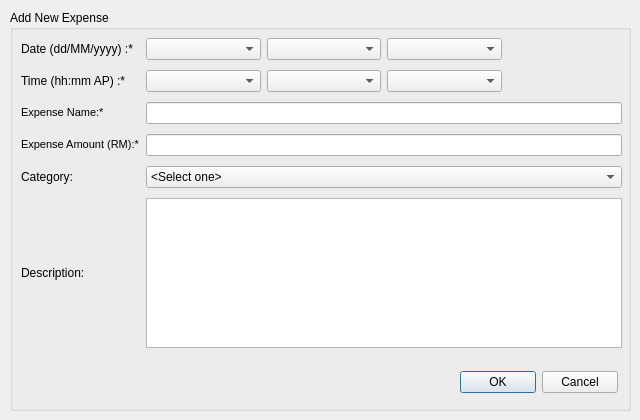
<?xml version="1.0" encoding="UTF-8"?>
<ui version="4.0">
 <class>add_expense</class>
 <widget class="QDialog" name="add_expense">
  <property name="geometry">
   <rect>
    <x>0</x>
    <y>0</y>
    <width>640</width>
    <height>420</height>
   </rect>
  </property>
  <property name="windowTitle">
   <string>Add Expense - Pers</string>
  </property>
  <widget class="QGroupBox" name="gb_addNew">
   <property name="geometry">
    <rect>
     <x>10</x>
     <y>10</y>
     <width>621</width>
     <height>401</height>
    </rect>
   </property>
   <property name="title">
    <string>Add New Expense</string>
   </property>
   <widget class="QWidget" name="layoutWidget_2">
    <property name="geometry">
     <rect>
      <x>450</x>
      <y>360</y>
      <width>158</width>
      <height>25</height>
     </rect>
    </property>
    <layout class="QHBoxLayout" name="horizontalLayout">
     <item>
      <widget class="QPushButton" name="btn_confirm">
       <property name="text">
        <string>OK</string>
       </property>
      </widget>
     </item>
     <item>
      <widget class="QPushButton" name="btn_cancel">
       <property name="text">
        <string>Cancel</string>
       </property>
      </widget>
     </item>
    </layout>
   </widget>
   <widget class="QWidget" name="">
    <property name="geometry">
     <rect>
      <x>11</x>
      <y>24</y>
      <width>601</width>
      <height>321</height>
     </rect>
    </property>
    <layout class="QGridLayout" name="gridLayout">
     <item row="0" column="3">
      <widget class="QComboBox" name="lst_year"/>
     </item>
     <item row="1" column="3">
      <widget class="QComboBox" name="lst_AP"/>
     </item>
     <item row="0" column="0">
      <widget class="QLabel" name="lbl_type">
       <property name="text">
        <string>&lt;html&gt;&lt;head/&gt;&lt;body&gt;&lt;p&gt;Date  (dd/MM/yyyy) :&lt;label style=&quot;color:red;&quot;&gt;*&lt;/label&gt;&lt;/p&gt;&lt;/body&gt;&lt;/html&gt;</string>
       </property>
      </widget>
     </item>
     <item row="2" column="0">
      <widget class="QLabel" name="lbl_name">
       <property name="font">
        <font>
         <pointsize>8</pointsize>
        </font>
       </property>
       <property name="text">
        <string>&lt;html&gt;&lt;head/&gt;&lt;body&gt;&lt;p&gt;Expense Name:&lt;label style=&quot;color:red;&quot;&gt;*&lt;/label&gt;&lt;/p&gt;&lt;/body&gt;&lt;/html&gt;</string>
       </property>
      </widget>
     </item>
     <item row="4" column="0">
      <widget class="QLabel" name="lbl_cat">
       <property name="text">
        <string>Category:</string>
       </property>
      </widget>
     </item>
     <item row="3" column="0">
      <widget class="QLabel" name="lbl_amount">
       <property name="font">
        <font>
         <pointsize>8</pointsize>
        </font>
       </property>
       <property name="text">
        <string>&lt;html&gt;&lt;head/&gt;&lt;body&gt;&lt;p&gt;Expense Amount (RM):&lt;label style=&quot;color:red;&quot;&gt;*&lt;/label&gt;&lt;/p&gt;&lt;/body&gt;&lt;/html&gt;</string>
       </property>
      </widget>
     </item>
     <item row="1" column="1">
      <widget class="QComboBox" name="lst_hour"/>
     </item>
     <item row="0" column="2">
      <widget class="QComboBox" name="lst_month"/>
     </item>
     <item row="3" column="1" colspan="4">
      <widget class="QLineEdit" name="txt_amount"/>
     </item>
     <item row="2" column="1" colspan="4">
      <widget class="QLineEdit" name="txt_name"/>
     </item>
     <item row="5" column="0">
      <widget class="QLabel" name="lbl_other">
       <property name="text">
        <string>Description:</string>
       </property>
      </widget>
     </item>
     <item row="0" column="1">
      <widget class="QComboBox" name="lst_day"/>
     </item>
     <item row="4" column="1" colspan="4">
      <widget class="QComboBox" name="lst_cat">
       <item>
        <property name="text">
         <string>&lt;Select one&gt;</string>
        </property>
       </item>
      </widget>
     </item>
     <item row="1" column="2">
      <widget class="QComboBox" name="lst_minute"/>
     </item>
     <item row="1" column="0">
      <widget class="QLabel" name="lbl_time">
       <property name="text">
        <string>&lt;html&gt;&lt;head/&gt;&lt;body&gt;&lt;p&gt;Time (hh:mm AP) :&lt;label style=&quot;color:red;&quot;&gt;*&lt;/label&gt;&lt;/p&gt;&lt;/body&gt;&lt;/html&gt;</string>
       </property>
      </widget>
     </item>
     <item row="5" column="1" colspan="4">
      <widget class="QTextEdit" name="txt_other">
       <property name="sizePolicy">
        <sizepolicy hsizetype="Expanding" vsizetype="Fixed">
         <horstretch>0</horstretch>
         <verstretch>0</verstretch>
        </sizepolicy>
       </property>
       <property name="maximumSize">
        <size>
         <width>16777215</width>
         <height>150</height>
        </size>
       </property>
      </widget>
     </item>
    </layout>
   </widget>
  </widget>
 </widget>
 <tabstops>
  <tabstop>lst_day</tabstop>
  <tabstop>lst_month</tabstop>
  <tabstop>lst_year</tabstop>
  <tabstop>lst_hour</tabstop>
  <tabstop>lst_minute</tabstop>
  <tabstop>lst_AP</tabstop>
  <tabstop>txt_name</tabstop>
  <tabstop>txt_amount</tabstop>
  <tabstop>lst_cat</tabstop>
  <tabstop>txt_other</tabstop>
  <tabstop>btn_confirm</tabstop>
  <tabstop>btn_cancel</tabstop>
 </tabstops>
 <resources/>
 <connections/>
</ui>
